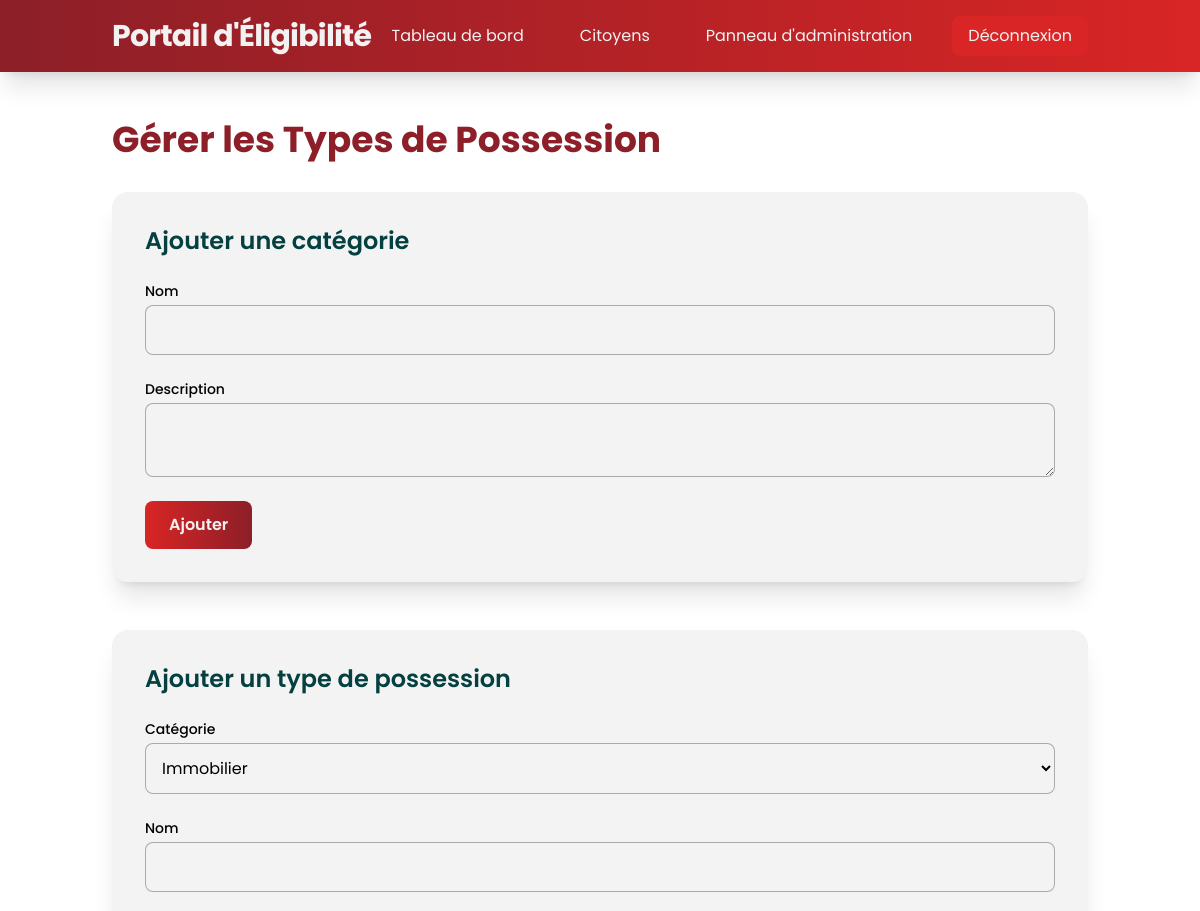
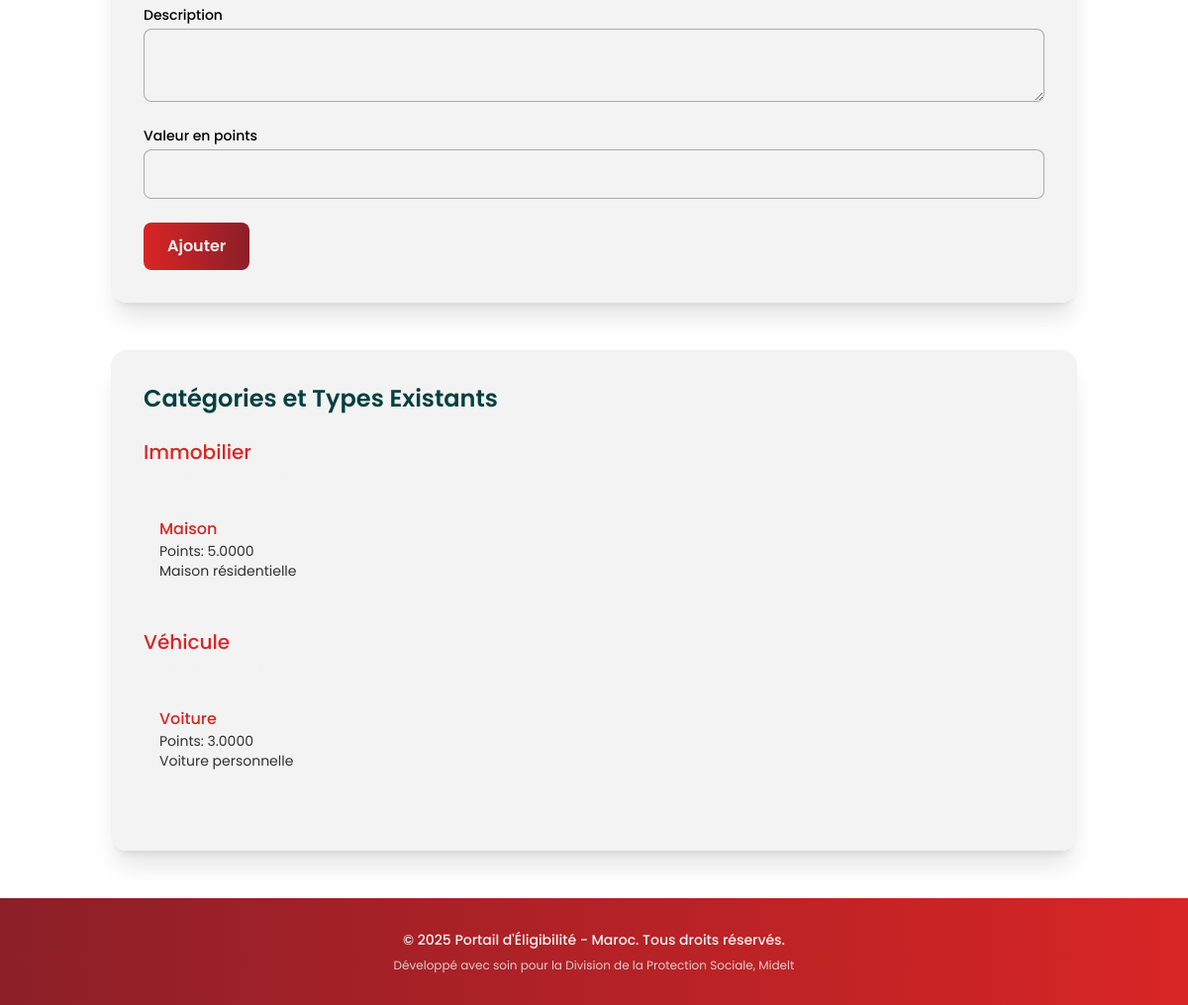
/admin-panel/possession-types/ (signed in), run on the app's committed database (2 pictures, top to bottom).
### website/models.py (models this page shows)
class PossessionCategory(models.Model):
    name = models.CharField(max_length=100)  # e.g., "Vehicles", "Real Estate", "Electronics"
    description = models.TextField()
    is_active = models.BooleanField(default=True)

class PossessionType(models.Model):
    category = models.ForeignKey(PossessionCategory, on_delete=models.CASCADE)
    name = models.CharField(max_length=100)  # e.g., "Normal Car", "Luxury Car", "Motorcycle"
    description = models.TextField()
    point_value = models.DecimalField(max_digits=10, decimal_places=4)  # e.g., 0.14 for normal car
    is_active = models.BooleanField(default=True)
    created_at = models.DateTimeField(auto_now_add=True)

### website/views.py (the view, shortened to what this page needs)
# urls.py: path('admin-panel/possession-types/', views.manage_possession_types, name='manage_possession_types'),
@login_required
@user_passes_test(is_admin)
def manage_possession_types(request):
    categories = PossessionCategory.objects.all()
    types = PossessionType.objects.all()
    return render(request, 'admin/manage_possession_types.html', {'categories': categories, 'types': types})

### website/views.py (called while the page is built)
def is_admin(user):
    return user.user_type == 'admin'

### website/templates/admin/manage_possession_types.html (shortened to what this page needs)
{% extends 'base.html' %}
{% block content %}
<div class="max-w-7xl mx-auto">
    <h1 class="text-4xl font-bold text-[#8C1F28] mb-8 animate-fade-in-up">Gérer les Types de Possession</h1>
    <div class="glass p-8 rounded-2xl shadow-xl mb-12 animate-fade-in-up">
        <h2 class="text-2xl font-semibold text-[#044040] mb-6">Ajouter une catégorie</h2>
        <form method="post" class="space-y-6">
            <div>
                <label for="name" class="block text-sm font-medium text-[#000]">Nom</label>
                <input type="text" name="name" id="name" required
                       class="mt-1 block w-full p-3 bg-[#F2F2F2]/10 border border-[#000]/30 rounded-lg text-[#000] placeholder-[#000]/50 focus:outline-none focus:ring-2 focus:ring-[#044040] focus:border-transparent transition-all duration-300 hover-scale">
            </div>
            <div>
                <label for="description" class="block text-sm font-medium text-[#000]">Description</label>
                <textarea name="description" id="description" required
                          class="mt-1 block w-full p-3 bg-[#F2F2F2]/10 border border-[#000]/30 rounded-lg text-[#000] placeholder-[#000]/50 focus:outline-none focus:ring-2 focus:ring-[#044040] focus:border-transparent transition-all duration-300"></textarea>
            </div>
            <button type="submit"
                    class="bg-gradient-to-r from-[#D92525] to-[#8C1F28] text-[#F2F2F2] px-6 py-3 rounded-lg font-semibold hover:from-[#591C21] hover:to-[#D92525] transition-all duration-300 hover-scale animate-pulse">
                Ajouter
            </button>
        </form>
    </div>
    <div class="glass p-8 rounded-2xl shadow-xl mb-12 animate-fade-in-up">
        <h2 class="text-2xl font-semibold text-[#044040] mb-6">Ajouter un type de possession</h2>
        <form method="post" class="space-y-6">
            <div>
                <label for="category" class="block text-sm font-medium text-[#000]">Catégorie</label>
                <select name="category" id="category" required
                        class="mt-1 block w-full p-3 bg-[#F2F2F2]/10 border border-[#000]/30 rounded-lg text-[#000] focus:outline-none focus:ring-2 focus:ring-[#044040] focus:border-transparent transition-all duration-300">
                    {% for category in categories %}
                        <option value="{{ category.id }}">{{ category.name }}</option>
                    {% endfor %}
                </select>
            </div>
            <div>
                <label for="name" class="block text-sm font-medium text-[#000]">Nom</label>
                <input type="text" name="name" id="name" required
                       class="mt-1 block w-full p-3 bg-[#F2F2F2]/10 border border-[#000]/30 rounded-lg text-[#000] placeholder-[#000]/50 focus:outline-none focus:ring-2 focus:ring-[#044040] focus:border-transparent transition-all duration-300 hover-scale">
            </div>
            <div>
                <label for="description" class="block text-sm font-medium text-[#000]">Description</label>
                <textarea name="description" id="description" required
                          class="mt-1 block w-full p-3 bg-[#F2F2F2]/10 border border-[#000]/30 rounded-lg text-[#000] placeholder-[#000]/50 focus:outline-none focus:ring-2 focus:ring-[#044040] focus:border-transparent transition-all duration-300"></textarea>
            </div>
            <div>
                <label for="point_value" class="block text-sm font-medium text-[#000]">Valeur en points</label>
                <input type="number" name="point_value" id="point_value" step="0.0001" required
                       class="mt-1 block w-full p-3 bg-[#F2F2F2]/10 border border-[#000]/30 rounded-lg text-[#000] placeholder-[#000]/50 focus:outline-none focus:ring-2 focus:ring-[#044040] focus:border-transparent transition-all duration-300 hover-scale">
            </div>
            <button type="submit"
                    class="bg-gradient-to-r from-[#D92525] to-[#8C1F28] text-[#F2F2F2] px-6 py-3 rounded-lg font-semibold hover:from-[#591C21] hover:to-[#D92525] transition-all duration-300 hover-scale animate-pulse">
                Ajouter
            </button>
        </form>
    </div>
    <div class="glass p-8 rounded-2xl shadow-xl">
        <h2 class="text-2xl font-semibold text-[#044040] mb-6">Catégories et Types Existants</h2>
        {% for category in categories %}
            <div class="mb-8">
                <h3 class="text-xl font-medium text-[#D92525]">{{ category.name }}</h3>
                <p class="text-sm text-[#F2F2F2]/80">{{ category.description }}</p>
                <ul class="mt-4 space-y-3">
                    {% for type in types %}
                        {% if type.category.id == category.id %}
                            <li class="bg-[#F2F2F2]/10 p-4 rounded-lg hover:bg-[#F2F2F2]/20 transition-all duration-300 hover-scale">
                                <p class="font-medium text-[#D92525]">{{ type.name }}</p>
                                <p class="text-sm text-[#000]/80">Points: {{ type.point_value|floatformat:4 }}</p>
                                <p class="text-sm text-[#000]/80">{{ type.description }}</p>
                            </li>
                {% endif%}
                        {% endfor %}
                    </ul>
                </div>
            {% endfor %}
    </div>
    </div>
{% endblock %}

### data on the page
PossessionCategory: name "Immobilier"
PossessionType: name "Maison", point_value "5.0000", description "Maison résidentielle"
PossessionCategory: name "Véhicule"
PossessionType: name "Voiture", point_value "3.0000", description "Voiture personnelle"

### other printed values
form field category "Immobilier"
